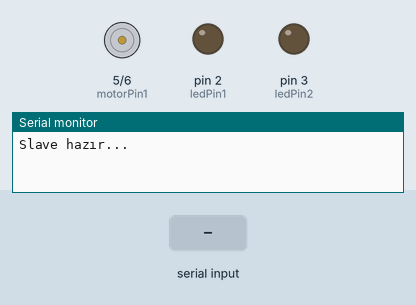
This sketch was run on a simulated Arduino Uno, built with avr-gcc and run on an emulated ATmega328P. Shown: motor-driver pin pairs drawn as motors (green arrow = first pin HIGH = forward, orange = second pin HIGH = backward, longer = more drive, scaled by the enable pin), output pins drawn as LEDs (lit = HIGH), the last lines printed to the serial monitor. The test bench sets the inputs (shaded band).

Above: at 1.2 s.
1.3 s: "i" received over Serial
At 2.0 s:
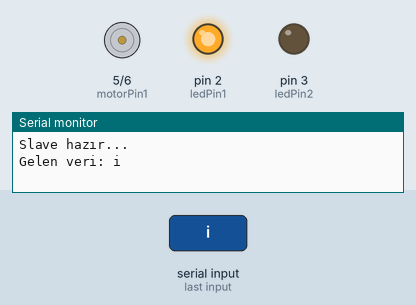
2.8 s: "l" received over Serial
At 3.2 s:
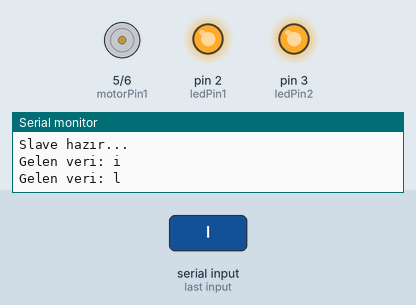
4.3 s: "j" received over Serial
At 5.5 s:
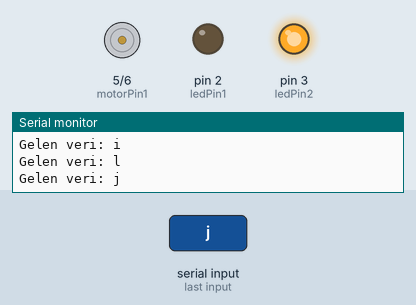
5.8 s: "a" received over Serial
At 6.7 s:
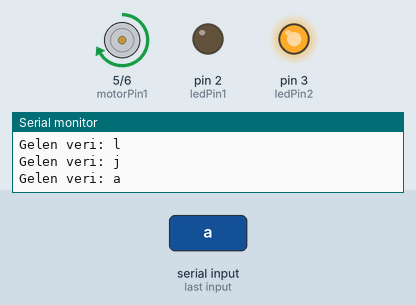
7.3 s: "k" received over Serial
At 7.8 s:
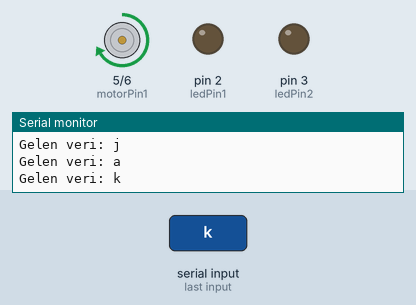
8.8 s: "d" received over Serial
At 10.2 s:
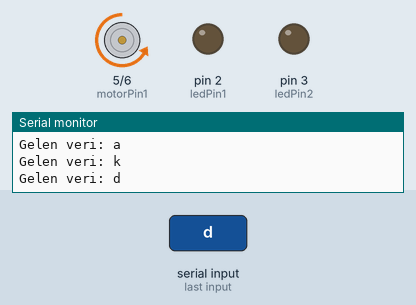
Timing chart, 0 to 11.3 s (numbered marks = the images above; inputs shaded):
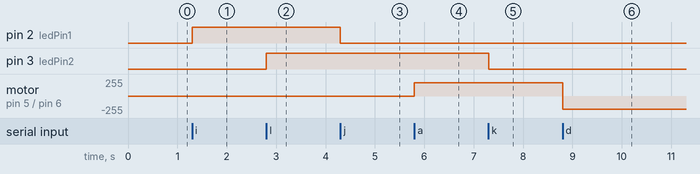

The sketch:

PinooNano_HC05_DcMotor_SlaveCode.ino
```cpp
const int ledPin1 = 2;  // Buton 1'e bağlı LED pini
const int ledPin2 = 3;  // Buton 2'ye bağlı LED pini

const int motorPin1 = 5;       // Motor yönü için kullanılan pin 1
const int motorPin2 = 6;       // Motor yönü için kullanılan pin 2
const int motorEnablePin = 9;  // Motor hız kontrolü için PWM pini

void setup() {
  pinMode(ledPin1, OUTPUT);         // LED 1 pini çıkış olarak ayarlandı
  pinMode(ledPin2, OUTPUT);         // LED 2 pini çıkış olarak ayarlandı
  pinMode(motorPin1, OUTPUT);       // Motor yön pini 1 çıkış olarak ayarlandı
  pinMode(motorPin2, OUTPUT);       // Motor yön pini 2 çıkış olarak ayarlandı
  pinMode(motorEnablePin, OUTPUT);  // Motor hız kontrol pini çıkış olarak ayarlandı

  Serial.begin(9600);  // Seri iletişim başlatıldı
  Serial.println("Slave hazır..."); // Başlangıç mesajı gönderildi
}

void loop() {
  if (Serial.available()) { // Seri port üzerinden veri varsa
    char data = Serial.read();  // Gelen veri karakter olarak okunur
    Serial.print("Gelen veri: ");
    Serial.println(data);       // Gelen veri seri monitöre yazdırılır

    // Gelen veriye göre işlem yapılır
    switch (data) {
      case 'i':                       // Buton 1'e basıldı
        digitalWrite(ledPin1, HIGH);  // LED 1'i yak
        break;
      case 'j':                       // Buton 1 bırakıldı
        digitalWrite(ledPin1, LOW);   // LED 1'i söndür
        break;
      case 'l':                       // Buton 2'ye basıldı
        digitalWrite(ledPin2, HIGH);  // LED 2'yi yak
        break;
      case 'k':                       // Buton 2 bırakıldı
        digitalWrite(ledPin2, LOW);   // LED 2'yi söndür
        break;
      case 'a':  // Joystick ileri hareket
        digitalWrite(motorPin1, HIGH); // Motor yönü ileri
        digitalWrite(motorPin2, LOW);
        analogWrite(motorEnablePin, 200);  // Motor hızı (0-255)
        break;
      case 'd':  // Joystick geri hareket
        digitalWrite(motorPin1, LOW);  // Motor yönü geri
        digitalWrite(motorPin2, HIGH);
        analogWrite(motorEnablePin, 200);  // Motor hızı (0-255)
        break;
      case 'c':  // Joystick sağ hareket
        digitalWrite(motorPin1, HIGH); // Motor yönü sağ
        digitalWrite(motorPin2, LOW);
        analogWrite(motorEnablePin, 150);  // Daha düşük hız (0-255)
        break;
      case 'b':  // Joystick sol hareket
        digitalWrite(motorPin1, LOW);  // Motor yönü sol
        digitalWrite(motorPin2, HIGH);
        analogWrite(motorEnablePin, 150);  // Daha düşük hız (0-255)
        break;
      case 'n':                      // Joystick dur
        digitalWrite(motorPin1, LOW);  // Motoru durdur
        digitalWrite(motorPin2, LOW);
        analogWrite(motorEnablePin, 0); // Hız sıfırlandı
        break;
    }
  }
}
```

Measured:
- after the input at 1.3 s, pin 2 (ledPin1): LOW → HIGH at once
- after the input at 2.8 s, pin 3 (ledPin2): LOW → HIGH at once
- after the input at 4.3 s, pin 2 (ledPin1): HIGH → LOW at once
- after the input at 5.8 s, motor on pin 5 (motorPin1) / pin 6 (motorPin2): stopped → forward 200/255 at once
- after the input at 7.3 s, pin 3 (ledPin2): HIGH → LOW at once
- after the input at 8.8 s, motor on pin 5 (motorPin1) / pin 6 (motorPin2): forward 200/255 → backward 200/255 at once
